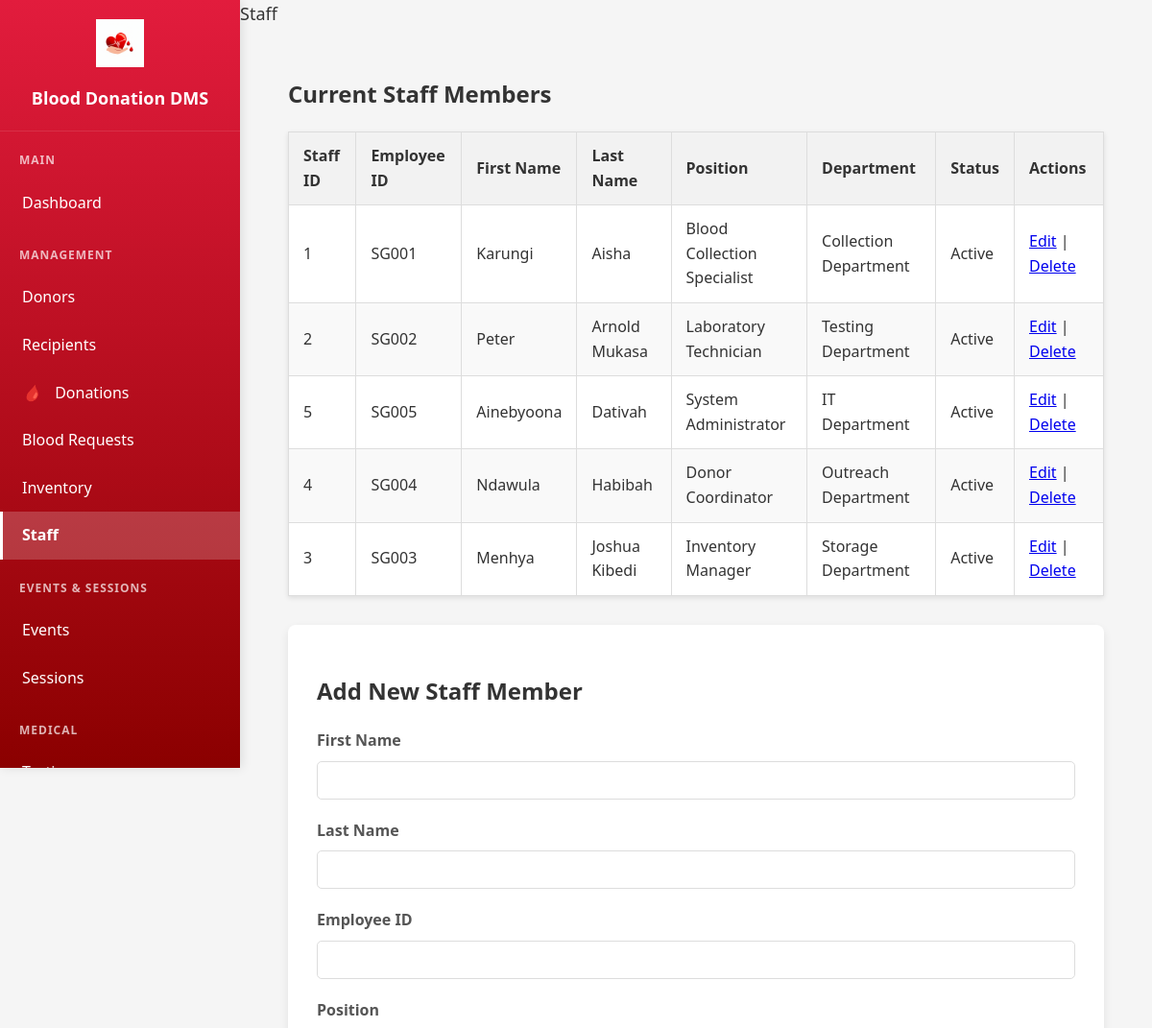
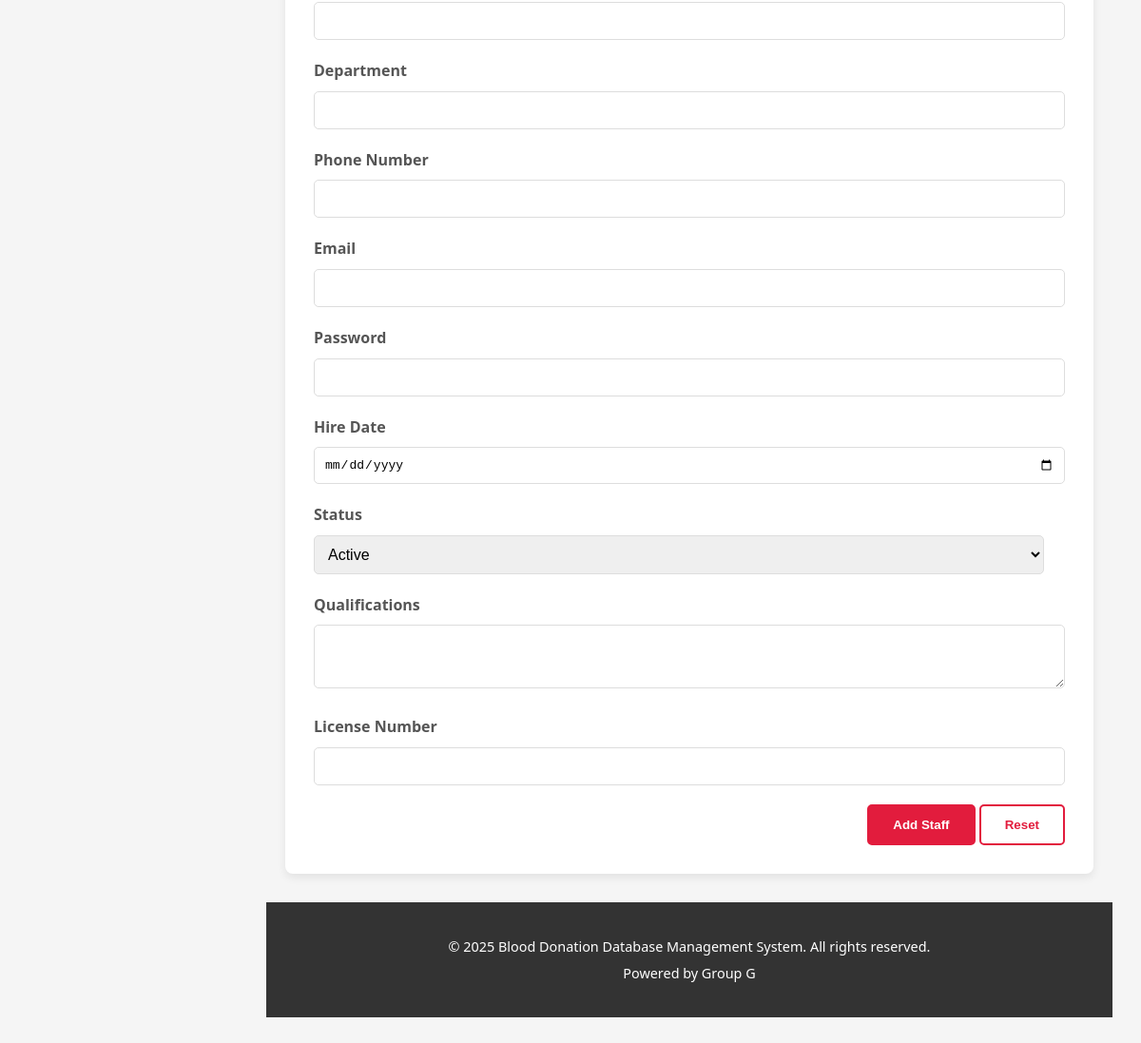
Screenshot of /staff.php (signed in) with the database file from the repository (2 pictures, top to bottom).
### tables this page shows
CREATE TABLE IF NOT EXISTS `staff` (
  `staff_id` int(10) unsigned NOT NULL AUTO_INCREMENT,
  `first_name` varchar(100) NOT NULL,
  `last_name` varchar(100) NOT NULL,
  `employee_id` varchar(50) NOT NULL,
  `username` varchar(50) NOT NULL,
  `position` varchar(100) DEFAULT NULL,
  `department` varchar(100) DEFAULT NULL,
  `phone_number` varchar(30) DEFAULT NULL,
  `email` varchar(255) DEFAULT NULL,
  `password` varchar(255) DEFAULT NULL,
  `hire_date` date DEFAULT NULL,
  `status` enum('Active','Inactive','On Leave') DEFAULT 'Active',
  `qualifications` text,
  `license_number` varchar(100) DEFAULT NULL,
  PRIMARY KEY (`staff_id`),
  UNIQUE KEY `uq_staff_employee` (`employee_id`),
  UNIQUE KEY `uq_staff_username` (`username`),
  UNIQUE KEY `uq_staff_email` (`email`)
);

### staff.php (the view, shortened to what this page needs)
<?php
$servername = "localhost";
$username = "root";
$password = "";
$dbname = "blood_donation";
$conn = new mysqli($servername, $username, $password, $dbname);
$edit_staff = null;
$sql = "SELECT * FROM staff ORDER BY last_name, first_name";
$result = $conn->query($sql);
$staff_members = $result->fetch_all(MYSQLI_ASSOC);
?>
<!DOCTYPE html>
<html lang="en">
<head>
    <link rel="stylesheet" href="style.css">
</head>
<body>
    <div class="dashboard-container">
        <div class="sidebar">
            <div class="sidebar-header">
                <img src="images/blood-drop-heart-logo.png" alt="Blood Donation Logo">
                <h2>Blood Donation DMS</h2>
            </div>
            <div class="sidebar-content">
                <nav class="sidebar-nav">
                    <div class="nav-section">
                        <div class="nav-section-title">Main</div>
                        <a href="index.php" class="nav-item">
                            Dashboard
                        </a>
                    </div>
                    <div class="nav-section">
                        <div class="nav-section-title">Management</div>
                        <a href="donors.php" class="nav-item">
                            Donors
                        </a>
                        <a href="recipients.php" class="nav-item">
                            Recipients
                        </a>
                        <a href="donations.php" class="nav-item">
                            <i>🩸</i> Donations
                        </a>
                        <a href="requests.php" class="nav-item">
                            Blood Requests
                        </a>
                        <a href="inventory.php" class="nav-item">
                            Inventory
                        </a>
                        <a href="staff.php" class="nav-item active">
                            Staff
                        </a>
                    </div>
                    <div class="nav-section">
                        <div class="nav-section-title">Events & Sessions</div>
                        <a href="events.php" class="nav-item">
                            Events
                        </a>
                        <a href="sessions.php" class="nav-item">
                            Sessions
                        </a>
                    </div>
                    <div class="nav-section">
                        <div class="nav-section-title">Medical</div>
                        <a href="testing.php" class="nav-item">
                            Testing
                        </a>
                    </div>
            </nav>
        </div>
        </div>
        <div class="main-content">
            <div class="top-bar">
                <div>
                    <span style="color: #333; font-size: 18px; font-weight: 500;">Staff</span>
                </div>
        </div>
            <div class="content-area">
    <main class="container">
        <section class="mb-30">
            <h2>Current Staff Members</h2>
            <div class="data-table-container">
                <table class="data-table">
                    <thead>
                        <tr>
                            <th>Staff ID</th>
                            <th>Employee ID</th>
                            <th>First Name</th>
                            <th>Last Name</th>
                            <th>Position</th>
                            <th>Department</th>
                            <th>Status</th>
                            <th>Actions</th>
                        </tr>
                    </thead>
                    <tbody>
                        <?php if (empty($staff_members)): ?>
                            <tr>
                                <td colspan="8" style="text-align: center; padding: 40px; color: #666;">
                                    <p>No staff members found in database. Add your first staff member below!</p>
                                </td>
                            </tr>
                        <?php else: ?>
                            <?php foreach ($staff_members as $staff): ?>
                                <tr>
                                    <td><?php echo htmlspecialchars($staff['staff_id']); ?></td>
                                    <td><?php echo htmlspecialchars($staff['employee_id']); ?></td>
                                    <td><?php echo htmlspecialchars($staff['first_name']); ?></td>
                                    <td><?php echo htmlspecialchars($staff['last_name']); ?></td>
                                    <td><?php echo htmlspecialchars($staff['position']); ?></td>
                                    <td><?php echo htmlspecialchars($staff['department']); ?></td>
                                    <td><?php echo htmlspecialchars($staff['status']); ?></td>
                                    <td>
                                        <a href="#" onclick="openEditModal(<?php echo $staff['staff_id']; ?>); return false;">Edit</a> |
                                        <a href="#" onclick="openDeleteModal(<?php echo $staff['staff_id']; ?>, '<?php echo htmlspecialchars($staff['first_name'] . ' ' . $staff['last_name']); ?>'); return false;">Delete</a>
                                    </td>
                                </tr>
                            <?php endforeach; ?>
                        <?php endif; ?>
                    </tbody>
                </table>
            </div>
        </section>
        <section class="form-container">
            <h2><?php echo $edit_staff ? 'Edit Staff Member' : 'Add New Staff Member'; ?></h2>
            <form action="staff.php" method="POST">
                <div class="form-group">
                    <label for="firstName">First Name</label>
                    <input type="text" id="firstName" name="firstName" value="<?php echo $edit_staff ? htmlspecialchars($edit_staff['first_name']) : ''; ?>" required>
                </div>
                <div class="form-group">
                    <label for="lastName">Last Name</label>
                    <input type="text" id="lastName" name="lastName" value="<?php echo $edit_staff ? htmlspecialchars($edit_staff['last_name']) : ''; ?>" required>
                </div>
                <div class="form-group">
                    <label for="employeeId">Employee ID</label>
                    <input type="text" id="employeeId" name="employeeId" value="<?php echo $edit_staff ? htmlspecialchars($edit_staff['employee_id']) : ''; ?>" required>
                </div>
                <div class="form-group">
                    <label for="position">Position</label>
                    <input type="text" id="position" name="position" value="<?php echo $edit_staff ? htmlspecialchars($edit_staff['position']) : ''; ?>">
                </div>
                <div class="form-group">
                    <label for="department">Department</label>
                    <input type="text" id="department" name="department" value="<?php echo $edit_staff ? htmlspecialchars($edit_staff['department']) : ''; ?>">
                </div>
                <div class="form-group">
                    <label for="phoneNumber">Phone Number</label>
                    <input type="text" id="phoneNumber" name="phoneNumber" value="<?php echo $edit_staff ? htmlspecialchars($edit_staff['phone_number']) : ''; ?>">
                </div>
                <div class="form-group">
                    <label for="email">Email</label>
                    <input type="email" id="email" name="email" value="<?php echo $edit_staff ? htmlspecialchars($edit_staff['email']) : ''; ?>">
                </div>
                <?php if (!$edit_staff): ?>
                <div class="form-group">
                    <label for="password">Password</label>
                    <input type="password" id="password" name="password" required>
                </div>
                <?php endif; ?>
                <div class="form-group">
                    <label for="hireDate">Hire Date</label>
                    <input type="date" id="hireDate" name="hireDate" value="<?php echo $edit_staff ? htmlspecialchars($edit_staff['hire_date']) : ''; ?>">
                </div>
                <div class="form-group">
                    <label for="status">Status</label>
                    <select id="status" name="status">
                        <option value="Active" <?php echo ($edit_staff && $edit_staff['status'] == 'Active') ? 'selected' : ''; ?>>Active</option>
                    </select>
                </div>
                <div class="form-group">
                    <label for="qualifications">Qualifications</label>
                    <textarea id="qualifications" name="qualifications" rows="3"><?php echo $edit_staff ? htmlspecialchars($edit_staff['qualifications']) : ''; ?></textarea>
                </div>
                <div class="form-group">
                    <label for="licenseNumber">License Number</label>
                    <input type="text" id="licenseNumber" name="licenseNumber" value="<?php echo $edit_staff ? htmlspecialchars($edit_staff['license_number']) : ''; ?>">
                </div>
                <div class="form-actions">
                    <button type="submit" class="btn btn-primary"><?php echo $edit_staff ? 'Update Staff' : 'Add Staff'; ?></button>
                    <?php if ($edit_staff): ?>
                        <a href="staff.php" class="btn btn-secondary">Cancel</a>
                    <?php else: ?>
                        <button type="reset" class="btn btn-secondary">Reset</button>
                    <?php endif; ?>
                </div>
            </form>
        </section>
    </main>
    <footer class="main-footer">
        <div class="container">
            <p>&copy; <?php echo date("Y"); ?> Blood Donation Database Management System. All rights reserved.</p>
            <p>Powered by Group G</p>
        </div>
    </footer>
            </div>
        </div>
    </div>
</body>
</html>

### style.css (style rules this page uses)
body { font-family: Arial, sans-serif; margin: 0; padding: 0; background-color: #f8f8f8; color: #333; line-height: 1.6; }
.container { max-width: 1200px; margin: 0 auto; padding: 0 20px; }
.btn { display: inline-block; padding: 12px 25px; border-radius: 5px; text-decoration: none; font-weight: bold; transition: background-color 0.3s ease, color 0.3s ease; }
.btn-primary { background-color: #E21C3D; color: #fff; border: 2px solid #E21C3D; }
.btn-secondary { background-color: #fff; color: #E21C3D; border: 2px solid #E21C3D; }
.main-footer { background-color: #333; color: #fff; padding: 30px 0; text-align: center; font-size: 0.9em; }
.main-footer p { margin: 5px 0; }
.data-table { width: 100%; border-collapse: collapse; margin-bottom: 30px; background-color: #fff; box-shadow: 0 2px 5px rgba(0,0,0,0.1); }
.data-table th, .data-table td { border: 1px solid #ddd; padding: 12px 15px; text-align: left; }
.data-table th { background-color: #f2f2f2; font-weight: bold; color: #333; }
.data-table tr:nth-child(even) { background-color: #f9f9f9; }
.form-container { background-color: #fff; padding: 30px; border-radius: 8px; box-shadow: 0 4px 10px rgba(0,0,0,0.08); margin-bottom: 30px; }
.form-group { margin-bottom: 20px; }
.form-group label { display: block; margin-bottom: 8px; font-weight: bold; color: #555; }
.form-group input[type="text"], .form-group input[type="date"], .form-group input[type="email"], .form-group input[type="password"], .form-group input[type="number"], .form-group select, .form-group textarea { width: calc(100% - 22px); padding: 10px; border: 1px solid #ddd; border-radius: 5px; font-size: 1em; }
.form-actions { text-align: right; }
.mb-30 { margin-bottom: 30px; }

### staff.php (style rules this page uses)
body { margin: 0; padding: 0; font-family: 'Segoe UI', Tahoma, Geneva, Verdana, sans-serif; background: #f5f5f5; }
.dashboard-container { display: flex; min-height: 100vh; }
.sidebar { width: 250px; background: linear-gradient(180deg, #E21C3D 0%, #8B0000 100%); color: white; position: fixed; height: 100vh; display: flex; flex-direction: column; z-index: 1000; box-shadow: 2px 0 10px rgba(0,0,0,0.1); }
.sidebar-header { padding: 20px; text-align: center; border-bottom: 1px solid rgba(255,255,255,0.1); }
.sidebar-header img { width: 50px; height: 50px; margin-bottom: 10px; }
.sidebar-header h2 { margin: 0; font-size: 18px; font-weight: 600; }
.sidebar-content { flex: 1; overflow-y: auto; }
.sidebar-nav { flex: 1; padding: 20px 0; overflow-y: auto; }
.nav-section { margin-bottom: 20px; }
.nav-section-title { padding: 0 20px 10px 20px; font-size: 12px; font-weight: bold; text-transform: uppercase; color: rgba(255,255,255,0.7); letter-spacing: 1px; }
.nav-item { display: block; padding: 12px 20px; color: white; text-decoration: none; transition: all 0.3s ease; border-left: 3px solid transparent; }
.nav-item.active { background: rgba(255,255,255,0.2); border-left-color: #fff; font-weight: 600; }
.nav-item i { margin-right: 10px; font-size: 16px; }
.main-content { flex: 1; margin-left: 250px; background: #f5f5f5; min-height: 100vh; }
.content-area { padding: 30px; }

### rows the page displays
staff: staff_id "1", employee "SG001", first_name "Karungi", last_name "Aisha", position "Blood Collection Specialist", department "Collection Department", status "Active"
staff: staff_id "2", employee "SG002", first_name "Peter", last_name "Arnold Mukasa", position "Laboratory Technician", department "Testing Department", status "Active"
staff: staff_id "5", employee "SG005", first_name "Ainebyoona", last_name "Dativah", position "System Administrator", department "IT Department", status "Active"
staff: staff_id "4", employee "SG004", first_name "Ndawula", last_name "Habibah", position "Donor Coordinator", department "Outreach Department", status "Active"
staff: staff_id "3", employee "SG003", first_name "Menhya", last_name "Joshua Kibedi", position "Inventory Manager", department "Storage Department", status "Active"
